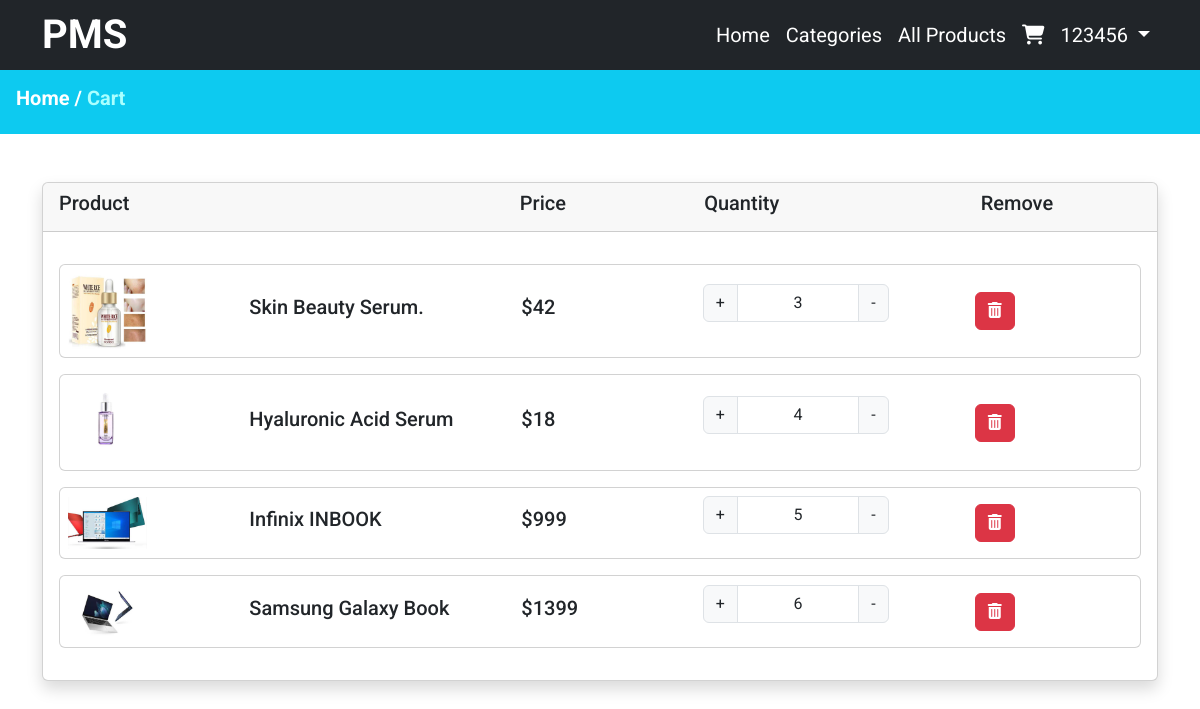
The page /cart.php (signed in) on the database its author committed.
### tables this page shows
CREATE TABLE `carts` (
  `id` int(11) NOT NULL,
  `user_id` int(11) NOT NULL,
  `product_id` int(11) NOT NULL,
  `product_qty` int(11) NOT NULL,
  `created_at` date NOT NULL DEFAULT current_timestamp()
);

CREATE TABLE `products` (
  `id` int(11) NOT NULL,
  `category_id` int(11) NOT NULL,
  `name` varchar(191) NOT NULL,
  `small_description` mediumtext NOT NULL,
  `slug` varchar(191) NOT NULL,
  `original_price` int(11) NOT NULL,
  `selling_price` int(11) NOT NULL,
  `image` varchar(191) NOT NULL,
  `qty` int(11) NOT NULL,
  `status` tinyint(4) NOT NULL DEFAULT 0,
  `trending` tinyint(4) NOT NULL DEFAULT 0,
  `meta_title` varchar(191) NOT NULL,
  `meta_description` mediumtext NOT NULL,
  `meta_keywords` mediumtext NOT NULL,
  `created_at` date NOT NULL DEFAULT current_timestamp(),
  `updated_at` date NOT NULL,
  `description` mediumtext NOT NULL
);

### functions/userFunction.php (called while the page is built, shortened)
<?php
include('admin/config/dbcon.php');
function getCartItems() {
    $user_id = $_SESSION['auth_user']['user_id'];
    global $con;
    $query = "SELECT c.id as cid, c.product_id, c.product_qty, p.id as pid, p.name as pname, p.image, p.selling_price FROM carts c, products p WHERE c.product_id = p.id AND c.user_id = $user_id ORDER BY c.id DESC";
    $query_run = mysqli_query($con, $query);
    return $query_run;
}

### cart.php (the view, shortened to what this page needs)
<?php
include('includes/header.php');
include('functions/userFunction.php');
?>
<div class="py-3 bg-info">
    <div class="ms-3">
        <h6 class="text-white fw-bold fs-5"><a class="text-white" href="index.php"> Home </a>/ <span style="color: #aff;">Cart</span></h6>
    </div>
</div>
<div class="py-5">
    <div class="container">
        <div class="card shadow">
        <div class="row">
            <div class="col-md-12">
                <div class="card-header">
                    <div class="row align-items-center">
                    <div class="col-md-5 ">
                        <h5>Product</h5>
                    </div>
                    <div class="col-md-2">
                    <h5>Price</h5>
                        </div>
                    <div class="col-md-3">
                    <h5>Quantity</h5>
                        </div>
                        <div class="col-md-2">
                            <h5>Remove</h5>
                        </div>
                </div>
                </div>
                <div class="card-body" id="cartItems">
                <?php $items = getCartItems();
                foreach($items as $citem)
                {
                    ?>
                    <div class="card my-3 product-data p-2">
                    <div class="row align-items-center">
                    <div class="col-md-2">
                        <img src="admin/uploads/<?= $citem['image'] ?>" alt="image" class="w-50">
                    </div>
                    <div class="col-md-3">
                        <h5><?= $citem['pname'] ?></h5>
                    </div>
                    <div class="col-md-2">
                    <h5>$<?= $citem['selling_price'] ?></h5>
                    </div>
                    <div class="col-md-3">
                    <div class="input-group mb-3 w-75">
                        <button class="input-group-text increment-btn update-btn">+</button>
                        <input type="text" class="form-control bg-white text-center input-qty" disabled value="<?= $citem['product_qty'] ?>">
                        <button class="input-group-text decrement-btn update-btn">-</button>
                    </div>
                        </div>
                        <div class="col-md-2">
                            <button class="btn btn-danger delete-btn"><i class="fa-solid fa-trash-can"></i></button>
                        </div>
                </div>
                    </div>
                    <?php
                }
                ?>
            </div>
            </div>
        </div>
    </div>
    </div>
</div>
<?php
include('includes/footer.php');

### includes/header.php (style rules this page uses)
* { font-family: 'Roboto', sans-serif; }
a { text-decoration: none; }

### rows shown on the page
carts: product.image (picture), product.name "Skin Beauty Serum.", product.selling_price "42", product_qty "3"
carts: product.image (picture), product.name "Hyaluronic Acid Serum", product.selling_price "18", product_qty "4"
carts: product.image (picture), product.name "Infinix INBOOK", product.selling_price "999", product_qty "5"
carts: product.image (picture), product.name "Samsung Galaxy Book", product.selling_price "1399", product_qty "6"

### other values the page prints
$_SESSION['auth_user']['name'] "123456"
